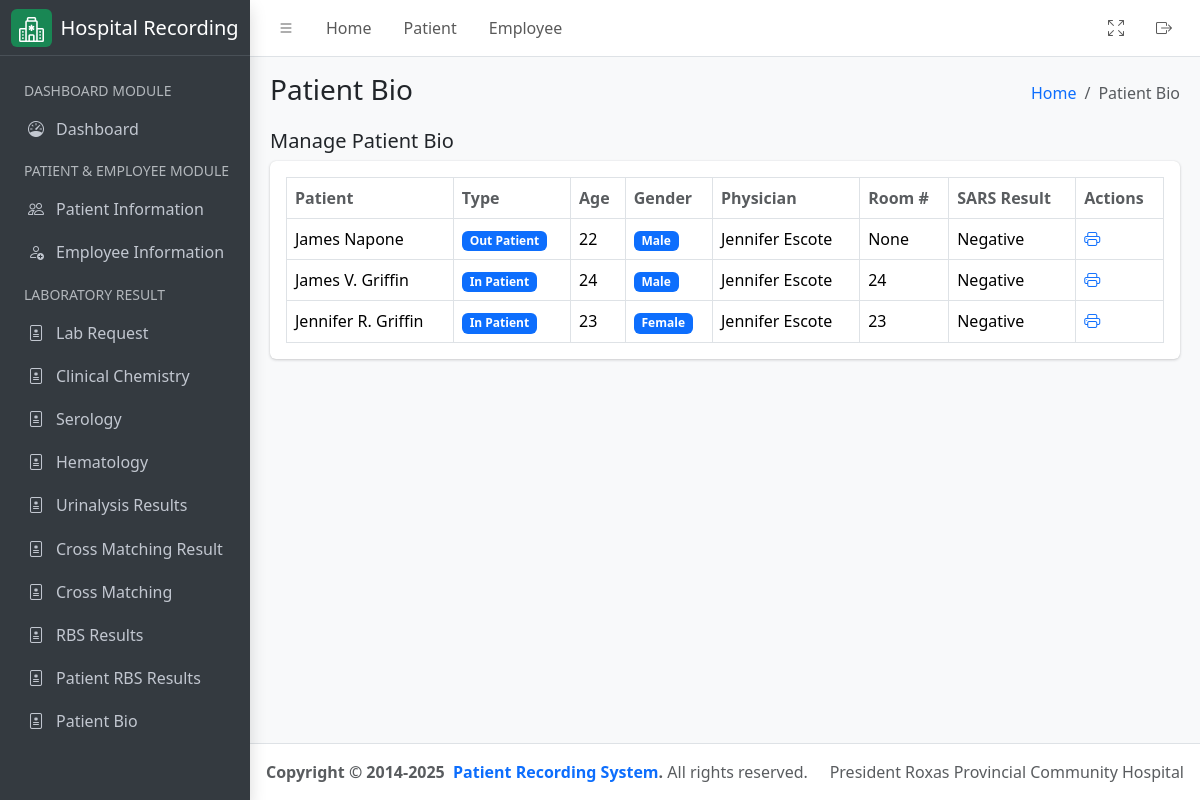
The page /patient/bio (signed in) on the database its author committed.
### hospital_app/models.py (models this page shows, shortened)
class Patient(models.Model):
    firstname = models.CharField(max_length=255)
    middlename = models.CharField(max_length=255, null=False, blank=True)
    lastname = models.CharField(max_length=255)
    age = models.PositiveIntegerField()
    sex = models.CharField(
        max_length=10, choices=(("Male", "Male"), ("Female", "Female"))
    )
    birthdate = models.DateField(help_text="Birth date of the patient", null=True, blank=True)
    address = models.TextField(help_text="Permanent address of the patient", null=True, blank=True)
    physician = models.ForeignKey(
        CustomUser,
        related_name="physician",
        limit_choices_to={"groups__name": "Physician"},
        on_delete=models.CASCADE,
    )
    room_number = models.PositiveIntegerField(null=True, blank=True, help_text="Leave room number as empty if out patient")
    sample_type = models.CharField(max_length=255)
    time_of_collection = models.TimeField(auto_now_add=True)
    date_of_collection = models.DateField(auto_now_add=True)
    sars_result = models.CharField(max_length=255)
    date = models.DateField(auto_now_add=True)
    serial_number = models.CharField(max_length=255, help_text="Serial number example: PT-01152025-R23")
    assigned_pathologist = models.ForeignKey(
        CustomUser,
        related_name="patient_pathologist",
        on_delete=models.CASCADE,
        null=True,
        blank=True,
        limit_choices_to={"groups__name": "Pathologist"},
    )
    assigned_technologist = models.ForeignKey(
        CustomUser,
        related_name="patient_technologist",
        on_delete=models.CASCADE,
        null=True,
        blank=True,
        limit_choices_to={"groups__name": "Medical Technologist"},
    )
    patient_type = models.CharField(
        max_length=100,
        default="In Patient",
        choices=(
            ("In Patient", "In Patient"),
            ("Out Patient", "Out Patient"),
        ),
    )
    def get_full_name(self):
        return f"{self.firstname}  { self.middlename[0] + '.' if self.middlename else ''} {self.lastname}"
    class Meta:
        ordering = ("time_of_collection",)

class CustomUser(AbstractUser):
    license_number = models.CharField(max_length=10, unique=True, db_index=True)
    class Meta:
        verbose_name = "User"
        verbose_name_plural = "Users"

### hospital_app/views.py (the view)
# urls.py: path('patient/bio', PatientPanBioListView.as_view(), name="patient_bio_list"),
class PatientPanBioListView(ListView):
    template_name = "patient_bio.html"
    queryset = Patient.objects.all().order_by("-date")
    context_object_name = "patients"
    def get_context_data(self, **kwargs):
        context = super().get_context_data(**kwargs)
        context["detail_header"] = "Patient Bio"
        context["humberger_header"] = "Patient Bio"
        return context

### hospital_app/templatetags/group.py (called while the page is built)
@register.filter
def has_group(user, group_name):
    return user.groups.filter(name=group_name).exists()

### hospital_app/templates/patient_bio.html (shortened to what this page needs)
{% extends './includes/base.html' %}
{% load group %}
{% block content %}
<div class="container-fluid">
    <div class="row">
        <div class="col-md-12">
            <div class="d-flex justify-content-between align-items-center">
                <h5>Manage Patient Bio</h5>
            </div>
            <div class="card mb-4">
                <div class="card-body">
                    <table id="datatable" class="table table-bordered table-hover">
                        <thead>
                            <tr>
                                <th class="text-muted">Patient</th>
                                <th class="text-muted">Type</th>
                                <th class="text-muted">Age</th>
                                <th class="text-muted">Gender</th>
                                <th class="text-muted">Physician</th>
                                <th class="text-muted">Room #</th>
                                <th class="text-muted">SARS Result</th>
                                {% if request.user|has_group:"Administrator" or request.user|has_group:"Medical Technologist" %}
                                <th class="text-muted">Actions</th>
                                {% endif %}
                            </tr>
                        </thead>
                        <tbody>
                            {% for result in patients %}
                            <tr>
                                <td>{{ result.get_full_name }}</td>
                                <td>
                                    <span class="badge bg-primary">{{ result.patient_type }}</span>
                                </td>
                                <td>{{ result.age }}</td>
                                <td>
                                    <span class="badge bg-primary">{{ result.sex }}</span>
                                </td>
                                <td>{{ result.physician.get_full_name }}</td>
                                <td>{{ result.room_number }}</td>
                                <td>{{ result.sars_result }}</td>
                                {% if request.user|has_group:"Administrator" or request.user|has_group:"Medical Technologist" %}
                                <td>
                                    <div class="d-flex align-items-center justify-content-start gap-2">
                                        <a href="{% url 'generate_panbio' pk=result.id %}">
                                            <i class="bi bi-printer"></i>
                                        </a>
                                    </div>
                                </td>
                                {% endif %}
                            </tr>
                            {% endfor %}
                        </tbody>
                    </table>
                </div>
            </div>
        </div>
    </div>
</div>
{% endblock %}

### rows shown on the page
Patient: get_full_name "James Napone", patient_type "Out Patient", age "22", sex "Male", physician.get_full_name "Jennifer Escote", room_number "None", sars_result "Negative"
Patient: get_full_name "James V. Griffin", patient_type "In Patient", age "24", sex "Male", physician.get_full_name "Jennifer Escote", room_number "24", sars_result "Negative"
Patient: get_full_name "Jennifer R. Griffin", patient_type "In Patient", age "23", sex "Female", physician.get_full_name "Jennifer Escote", room_number "23", sars_result "Negative"

### other values the page prints
{{ humberger_header }} "Patient Bio"
